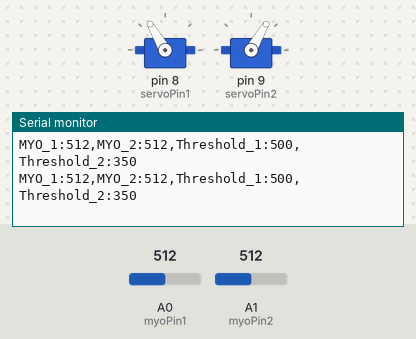
Simulated run of this sketch. Board: Arduino Uno, built with avr-gcc and run on an emulated ATmega328P. Shown: 2 × servo, the last lines printed to the serial monitor. Inputs (shaded band) come from the test bench; at power-on: A0 (myoPin1) = 512, A1 (myoPin2) = 512.

Above: at 1.2 s.
1.3 s: A0 (myoPin1) set to 986
At 1.32 s:
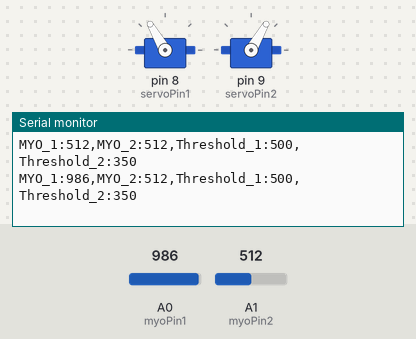
2.8 s: A0 (myoPin1) set to 1012
At 2.84 s:
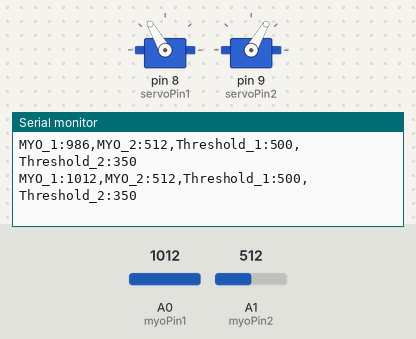
Timing chart, 0 to 5.8 s (numbered marks = the images above; inputs shaded):
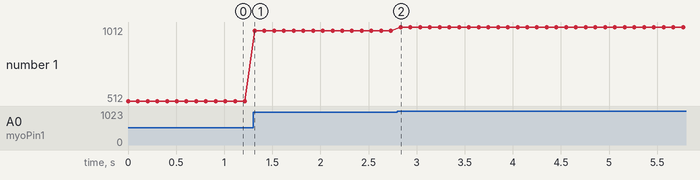

The sketch:

parmesanController.ino
```cpp
/*
  This is the second draft of the final code for PARMESAN.
  It toggles 2 servos using 2 Myoware Muscle Sensor 2.0 inputs.
  Servo 1 controls finger contraction, and toggles between 2 states.
  Servo 2 controls wrist flexion, and toggles between 3 states.

  Myo Sensor 1 controls Servo 1.
  It should be placed on the inside of the forearm.
  Myo Sensor 2 controls Servo 2.
  It should be placed on the outside of the forearm.
*/

#include <Servo.h>

// Variables for Servo 1 and Myo Sensor 1:
Servo myservo1; // servo 1
const int myoPin1 = A0; // pin for signal from Myoware 1
const int servoPin1 = 8; // pin for output to servo 1
const int threshold1 = 500; // threshold for triggering a switch in servo 1

int myo1Value; // stores analogRead() value of Myo Sensor 1
bool trigger1 = false; // is input > threshold?
bool lastTrigger1 = false; // was the last input > threshold?
int s1pos1 = 0; // first position of servo 1
int s1pos2 = 120; // second position of servo 1
int s1lastPos = 1; // stores the previous position of servo 1

// Variables for Servo 2 and Myo Sensor 2:
Servo myservo2; // servo 2
const int myoPin2 = A1; // pin for signal from Myoware 2
const int servoPin2 = 9; // pin for output to servo 2
const int threshold2 = 350; // threshold for triggering a switch in servo 2

int myo2Value; // stores analogRead() value of Myo Sensor 2
bool trigger2 = false; // is input > threshold?
bool lastTrigger2 = false; // was the last input > threshold?
int s2pos1 = 0; // first position of servo 2
int s2pos2 = 60; // second position of servo 2
int s2pos3 = 120; // third position of servo 2
int s2lastPos = 1; // stores int value for servo pos

void setup() {

  myservo1.attach(servoPin1);
  myservo2.attach(servoPin2);

  Serial.begin(9600);

  myservo1.write(s1pos1);
  myservo2.write(s2pos1);

}

void loop() {

  myo1Value = analogRead(myoPin1);
  myo2Value = analogRead(myoPin2);

  // print values to serial monitor
  Serial.print("MYO_1:"); Serial.print(myo1Value); Serial.print(",");
  Serial.print("MYO_2:"); Serial.print(myo2Value); Serial.print(",");
  Serial.print("Threshold_1:"); Serial.print(threshold1); Serial.print(",");
  Serial.print("Threshold_2:"); Serial.println(threshold2);

  // read Myo Sensor 1 and adjust Servo 1:

  // check if the muscle is flexed
  if (myo1Value > threshold1) {
    trigger1 = true;
  }
  else {
    trigger1 = false;
  }

  /*
    check to see if the muscle is switching to flexed
    or switching to unflexed, then switch positions
  */
  if (trigger1 && !lastTrigger1) {

    if(s1lastPos == 1) {
      myservo1.write(s1pos2);
      s1lastPos = 2;
    }
    else {
      myservo1.write(s1pos1);
      s1lastPos = 1;
    }

  }

  lastTrigger1 = trigger1;

  // read Myo Sensor 2 and adjust Servo 2:

  // check if the muscle is flexed
  if (myo2Value > threshold2) {
    trigger2 = true;
  }
  else {
    trigger2 = false;
  }

  /*
    check to see if the muscle is switching to flexed
    or switching to unflexed, then switch positions
  */
  if (trigger2 && !lastTrigger2) {

    if(s2lastPos == 1) {
      myservo2.write(s2pos2);
      s2lastPos = 2;
    }
    else if (s2lastPos == 2) {
      myservo2.write(s2pos3);
      s2lastPos = 3;
    }
    else if (s2lastPos == 3) {
      myservo2.write(s2pos2);
      s2lastPos = 4;
    } else {
      myservo2.write(s2pos1);
      s2lastPos = 1;
    }

  }

  lastTrigger2 = trigger2;

  delay(100); // can lower value for more responsiveness

}
```

Measured:
- after the input at 1.3 s, the serial monitor: prints a new line at once (image 1)
- after the input at 2.8 s, the serial monitor: prints a new line at once (image 2)
- plotted number 1: 512 → 986 after the input at 1.3 s, 986 → 1012 after the input at 2.8 s
